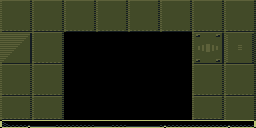

Rendered tile map (Tiled .tmx) drawn with the repository's tilesets; below, a short description and the full map source, tile grids included:
An orthogonal 32x16 tile map with 8x8 px tiles, 2 tile layers (Background, Platforms), 3 tilesets and 4 objects (teleporter, player, p1).

<map version="1.2" tiledversion="1.3.2" orientation="orthogonal" renderorder="right-down" compressionlevel="0" width="32" height="16" tilewidth="8" tileheight="8" infinite="0" nextlayerid="8" nextobjectid="256">
 <properties>
  <property name="COLOR" value="gray" />
  <property name="COLOR_FG" value="red" />
  <property name="NAME" value="Intro" />
  <property name="TYPE" type="int" value="0" />
 </properties>
 <tileset firstgid="1" name="tiles_bg_0" tilewidth="8" tileheight="8" tilecount="720" columns="24">
  <image source="../images/tiles_bg_0.png" width="192" height="240" />
 </tileset>
 <tileset firstgid="721" name="tiles_fg_0" tilewidth="8" tileheight="8" tilecount="112" columns="8">
  <image source="../images/tiles_fg_0.png" width="64" height="112" />
 </tileset>
 <tileset firstgid="833" name="editor_entity" tilewidth="32" tileheight="32" tilecount="48" columns="6">
  <image source="editor_entity.png" width="192" height="256" />
 </tileset>
 <layer id="1" name="Background" width="32" height="16" opacity="0.5">
  <data encoding="csv">
309,310,311,312,309,310,311,312,309,310,311,312,309,310,311,312,309,310,311,312,309,310,311,312,309,310,311,312,309,310,311,312,
333,334,335,336,333,334,335,336,333,334,335,336,333,334,335,336,333,334,335,336,333,334,335,336,333,334,335,336,333,334,335,336,
357,358,359,360,357,358,359,360,357,358,359,360,357,358,359,360,357,358,359,360,357,358,359,360,357,358,359,360,357,358,359,360,
381,382,383,384,381,382,383,384,381,382,383,384,381,382,383,384,381,382,383,384,381,382,383,384,381,382,383,384,381,382,383,384,
497,498,499,500,309,310,311,312,0,0,0,0,0,0,0,0,0,0,0,0,0,0,0,0,305,306,307,308,405,406,407,408,
521,522,523,524,333,334,335,336,0,0,0,0,0,0,0,0,0,0,0,0,0,0,0,0,329,330,331,332,429,430,431,432,
545,546,547,548,357,358,359,360,0,0,0,0,0,0,0,0,0,0,0,0,0,0,0,0,353,354,355,356,453,454,455,456,
569,570,571,572,381,382,383,384,0,0,0,0,0,0,0,0,0,0,0,0,0,0,0,0,377,378,379,380,477,478,479,480,
309,310,311,312,309,310,311,312,0,0,0,0,0,0,0,0,0,0,0,0,0,0,0,0,309,310,311,312,309,310,311,312,
333,334,335,336,333,334,335,336,0,0,0,0,0,0,0,0,0,0,0,0,0,0,0,0,333,334,335,336,333,334,335,336,
357,358,359,360,357,358,359,360,0,0,0,0,0,0,0,0,0,0,0,0,0,0,0,0,357,358,359,360,357,358,359,360,
381,382,383,384,381,382,383,384,0,0,0,0,0,0,0,0,0,0,0,0,0,0,0,0,381,382,383,384,381,382,383,384,
309,310,311,312,309,310,311,312,0,0,0,0,0,0,0,0,0,0,0,0,0,0,0,0,309,310,311,312,309,310,311,312,
357,358,359,360,357,358,359,360,0,0,0,0,0,0,0,0,0,0,0,0,0,0,0,0,357,358,359,360,333,334,335,336,
381,382,383,384,381,382,383,384,0,0,0,0,0,0,0,0,0,0,0,0,0,0,0,0,381,382,383,384,357,358,359,360,
0,0,0,0,0,0,0,0,0,0,0,0,0,0,0,0,0,0,0,0,0,0,0,0,0,0,0,0,381,382,383,384
</data>
 </layer>
 <layer id="2" name="Platforms" width="32" height="16">
  <data encoding="csv">
0,0,0,0,0,0,0,0,0,0,0,0,0,0,0,0,0,0,0,0,0,0,0,0,0,0,0,0,0,0,0,0,
0,0,0,0,0,0,0,0,0,0,0,0,0,0,0,0,0,0,0,0,0,0,0,0,0,0,0,0,0,0,0,0,
0,0,0,0,0,0,0,0,0,0,0,0,0,0,0,0,0,0,0,0,0,0,0,0,0,0,0,0,0,0,0,0,
0,0,0,0,0,0,0,0,0,0,0,0,0,0,0,0,0,0,0,0,0,0,0,0,0,0,0,0,0,0,0,0,
0,0,0,0,0,0,0,0,0,0,0,0,0,0,0,0,0,0,0,0,0,0,0,0,0,0,0,0,0,0,0,0,
0,0,0,0,0,0,0,0,0,0,0,0,0,0,0,0,0,0,0,0,0,0,0,0,0,0,0,0,0,0,0,0,
0,0,0,0,0,0,0,0,0,0,0,0,0,0,0,0,0,0,0,0,0,0,0,0,0,0,0,0,0,0,0,0,
0,0,0,0,0,0,0,0,0,0,0,0,0,0,0,0,0,0,0,0,0,0,0,0,0,0,0,0,0,0,0,0,
0,0,0,0,0,0,0,0,0,0,0,0,0,0,0,0,0,0,0,0,0,0,0,0,0,0,0,0,0,0,0,0,
0,0,0,0,0,0,0,0,0,0,0,0,0,0,0,0,0,0,0,0,0,0,0,0,0,0,0,0,0,0,0,0,
0,0,0,0,0,0,0,0,0,0,0,0,0,0,0,0,0,0,0,0,0,0,0,0,0,0,0,0,0,0,0,0,
0,0,0,0,0,0,0,0,0,0,0,0,0,0,0,0,0,0,0,0,0,0,0,0,0,0,0,0,0,0,0,0,
0,0,0,0,0,0,0,0,0,0,0,0,0,0,0,0,0,0,0,0,0,0,0,0,0,0,0,0,0,0,0,0,
0,0,0,0,0,0,0,0,0,0,0,0,0,0,0,0,0,0,0,0,0,0,0,0,0,0,0,0,0,0,0,0,
0,0,0,0,0,0,0,0,0,0,0,0,0,0,0,0,0,0,0,0,0,0,0,0,0,0,0,0,0,0,0,0,
723,724,724,725,727,727,727,724,724,724,724,724,727,727,724,724,727,727,727,727,725,724,724,724,724,724,724,724,725,724,724,726
</data>
 </layer>
 <objectgroup id="4" name="Entities">
  <object id="247" name="teleporter" x="102.5" y="77.5" width="52" height="42" />
  <object id="250" name="player" x="241" y="97.5" width="8" height="22" />
  <object id="253" gid="857" x="0" y="172.5" width="32" height="32" />
  <object id="254" name="p1" x="124.5" y="86" width="8" height="22" />
 </objectgroup>
</map>
